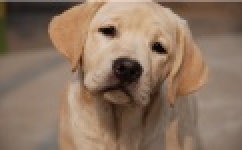
#> input picture dog.jpg, 121 x 75 px (shown 2 times larger)
$ python 0000.py ../../dog.jpg
#> lines starting #> are read from the running program, lines starting #| are printed output that depends on the picture
from PIL import Image, ImageDraw,ImageFont
import sys

base=Image.open(sys.argv[1]).convert('RGBA')
b_x,b_y = base.size
#> b_x = 121; b_y = 75
txt = Image.new('RGBA', (b_x+10,b_y+10),(255,255,255,255))
#> txt: PIL image 131x85 RGBA; every value is 255
txt.paste(base,box=(0,10))
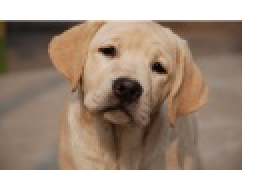
#> txt: PIL image 131x85 RGBA (shown 2 times larger); mean R, G, B, A 161.2, 141.8, 126, 255
fnt = ImageFont.truetype('arial.ttf',20)
d=ImageDraw.Draw(txt)

d.text((b_x-5,0),'5',font=fnt,fill=(220,20,60,255))


txt.show()
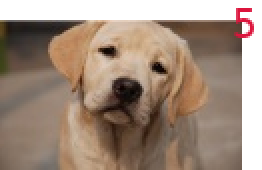
#> shown: PIL image 131x85 RGBA (shown 2 times larger); mean R, G, B, A 161.2, 140.6, 125.1, 255
